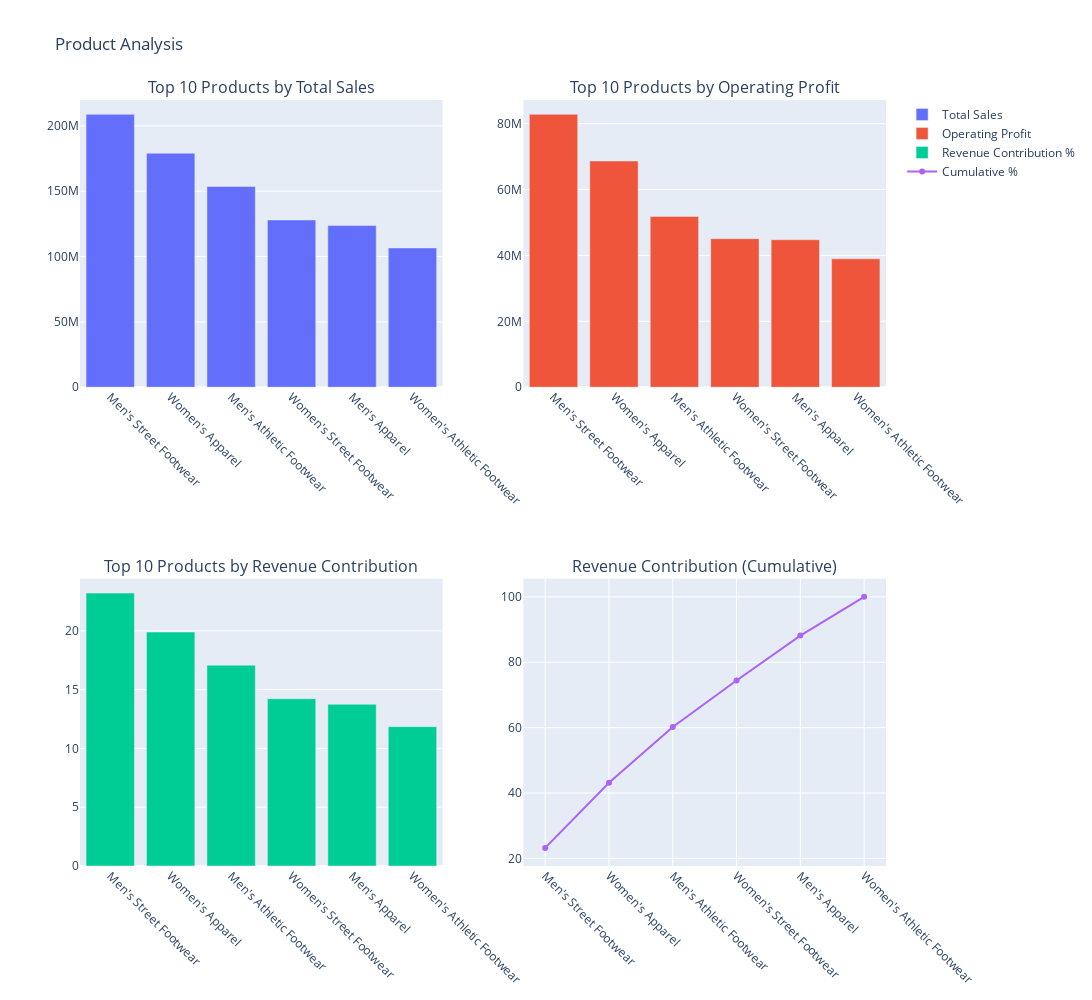

Notebook source saved alongside this figure:
### Markdown cell above
<h5><b>Product Analysis:</b></h5>

### Code cell
import pandas as pd
import plotly.express as px
import plotly.graph_objects as go
from plotly.subplots import make_subplots

# Ensure numeric columns are properly converted
df['Total Sales (in $)'] = pd.to_numeric(df['Total Sales (in $)'], errors='coerce')
df['Operating Profit (in $)'] = pd.to_numeric(df['Operating Profit (in $)'], errors='coerce')

# Group by Product and calculate total sales and operating profit
product_analysis = df.groupby('Product').agg({
    'Total Sales (in $)': 'sum',
    'Operating Profit (in $)': 'sum'
}).reset_index()

# Calculate percentage contribution to total revenue
total_revenue = product_analysis['Total Sales (in $)'].sum()
product_analysis['Revenue Contribution %'] = (product_analysis['Total Sales (in $)'] / total_revenue) * 100

# Sort by Total Sales descending
product_analysis_sales = product_analysis.sort_values('Total Sales (in $)', ascending=False)

# Sort by Operating Profit descending
product_analysis_profit = product_analysis.sort_values('Operating Profit (in $)', ascending=False)

# Create subplots
fig = make_subplots(rows=2, cols=2, 
                    subplot_titles=("Top 10 Products by Total Sales", 
                                    "Top 10 Products by Operating Profit",
                                    "Top 10 Products by Revenue Contribution",
                                    "Revenue Contribution (Cumulative)"))

# 1. Bar chart of Top 10 Products by Total Sales
fig.add_trace(
    go.Bar(x=product_analysis_sales.head(10)['Product'], 
           y=product_analysis_sales.head(10)['Total Sales (in $)'],
           name="Total Sales"),
    row=1, col=1
)

# 2. Bar chart of Top 10 Products by Operating Profit
fig.add_trace(
    go.Bar(x=product_analysis_profit.head(10)['Product'], 
           y=product_analysis_profit.head(10)['Operating Profit (in $)'],
           name="Operating Profit"),
    row=1, col=2
)

# 3. Bar chart of Top 10 Products by Revenue Contribution
fig.add_trace(
    go.Bar(x=product_analysis_sales.head(10)['Product'], 
           y=product_analysis_sales.head(10)['Revenue Contribution %'],
           name="Revenue Contribution %"),
    row=2, col=1
)

# 4. Cumulative Revenue Contribution (Pareto Chart)
product_analysis_sorted = product_analysis.sort_values('Total Sales (in $)', ascending=False)
product_analysis_sorted['Cumulative %'] = product_analysis_sorted['Revenue Contribution %'].cumsum()

fig.add_trace(
    go.Scatter(x=product_analysis_sorted['Product'], 
               y=product_analysis_sorted['Cumulative %'],
               mode='lines+markers',
               name="Cumulative %"),
    row=2, col=2
)

# Update layout
fig.update_layout(height=1000, width=1200, title_text="Product Analysis")
fig.update_xaxes(tickangle=45)

# Show the plot
fig.show()

### Figure 1 — Plotly figure (JSON) as saved in the notebook; plotly's stock layout.template omitted (floating-point values rounded to 4 significant figures)
{"data": [{"name": "Total Sales", "type": "bar", "x": ["Men's Street Footwear", "Women's Apparel", "Men's Athletic Footwear", "Women's Street Footwear", "Men's Apparel", "Women's Athletic Footwear"], "xaxis": "x", "y": [208826244, 179038860, 153673680, 128002813, 123728632, 106631896], "yaxis": "y"}, {"name": "Operating Profit", "type": "bar", "x": ["Men's Street Footwear", "Women's Apparel", "Men's Athletic Footwear", "Women's Street Footwear", "Men's Apparel", "Women's Athletic Footwear"], "xaxis": "x2", "y": [82802299, 68650988, 51846940, 45095878, 44763063, 38975828], "yaxis": "y2"}, {"name": "Revenue Contribution %", "type": "bar", "x": ["Men's Street Footwear", "Women's Apparel", "Men's Athletic Footwear", "Women's Street Footwear", "Men's Apparel", "Women's Athletic Footwear"], "xaxis": "x3", "y": [23.21, 19.9, 17.08, 14.22, 13.75, 11.85], "yaxis": "y3"}, {"mode": "lines+markers", "name": "Cumulative %", "type": "scatter", "x": ["Men's Street Footwear", "Women's Apparel", "Men's Athletic Footwear", "Women's Street Footwear", "Men's Apparel", "Women's Athletic Footwear"], "xaxis": "x4", "y": [23.21, 43.1, 60.18, 74.4, 88.15, 100], "yaxis": "y4"}], "layout": {"annotations": [{"font": {"size": 16}, "showarrow": false, "text": "Top 10 Products by Total Sales", "x": 0.225, "xanchor": "center", "xref": "paper", "y": 1, "yanchor": "bottom", "yref": "paper"}, {"font": {"size": 16}, "showarrow": false, "text": "Top 10 Products by Operating Profit", "x": 0.775, "xanchor": "center", "xref": "paper", "y": 1, "yanchor": "bottom", "yref": "paper"}, {"font": {"size": 16}, "showarrow": false, "text": "Top 10 Products by Revenue Contribution", "x": 0.225, "xanchor": "center", "xref": "paper", "y": 0.375, "yanchor": "bottom", "yref": "paper"}, {"font": {"size": 16}, "showarrow": false, "text": "Revenue Contribution (Cumulative)", "x": 0.775, "xanchor": "center", "xref": "paper", "y": 0.375, "yanchor": "bottom", "yref": "paper"}], "height": 1000, "title": {"text": "Product Analysis"}, "width": 1200, "xaxis": {"anchor": "y", "domain": [0, 0.45], "tickangle": 45}, "xaxis2": {"anchor": "y2", "domain": [0.55, 1], "tickangle": 45}, "xaxis3": {"anchor": "y3", "domain": [0, 0.45], "tickangle": 45}, "xaxis4": {"anchor": "y4", "domain": [0.55, 1], "tickangle": 45}, "yaxis": {"anchor": "x", "domain": [0.625, 1]}, "yaxis2": {"anchor": "x2", "domain": [0.625, 1]}, "yaxis3": {"anchor": "x3", "domain": [0, 0.375]}, "yaxis4": {"anchor": "x4", "domain": [0, 0.375]}}}
